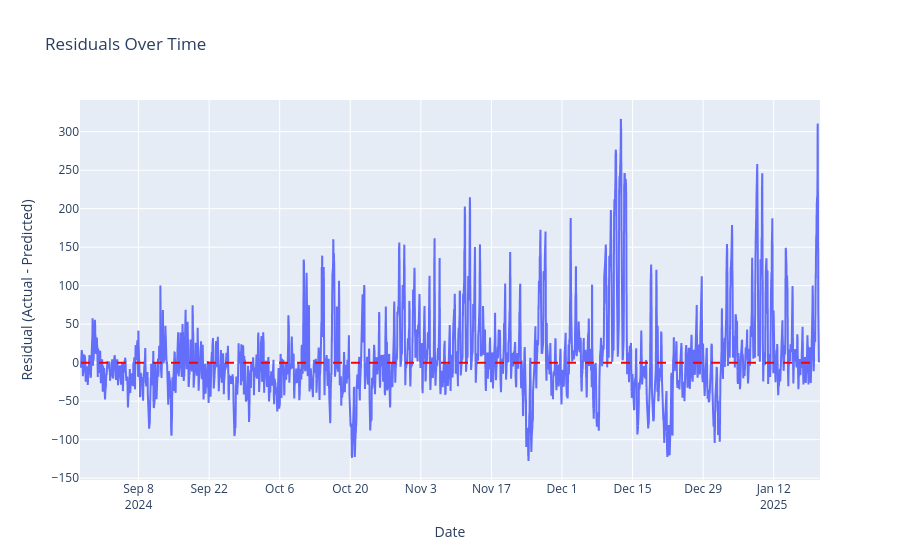
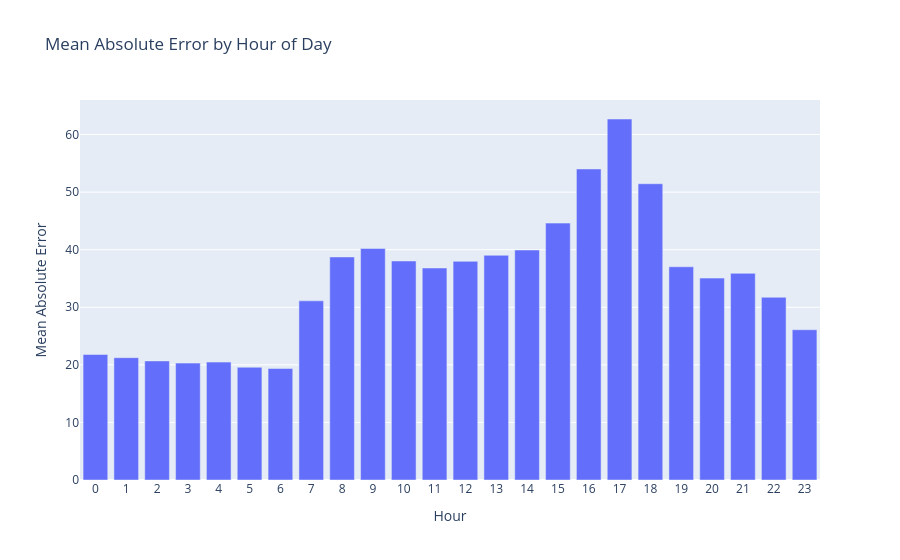
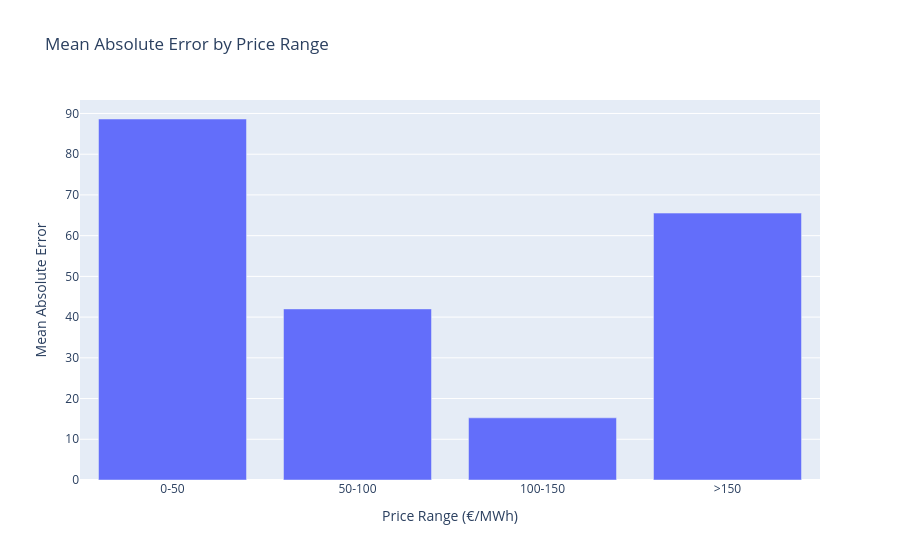

The cell these charts' notebook holds for them, in order:
### Markdown cell above
### Other Analysis

#### PLOT 1: Residuals Over Time
- Calculation: The difference between actual and predicted prices for each point in the test set. 
- Insight: Shows howe prediction errors change over time. Large spikes suggest the model struggles, especially in winter time

#### PLOT 2: MAE by Hour of Day
- Calculation: Find the average absolute error for each hour of the day (0-23).  
- Insight: thjer are patterns in errors across the day, modul performs better at night (0-6) and worse during peak hours (11-17).

#### PLOT 3: MAE by Price Range
- Calculation: Find the average absolute error for different price ranges (0-50, 50-100, 100-150, >150 €/ mega watt hour)  
- Insight: Shows that the model struggles with very low or very high prices but does well in the middle range. IMO we can fix this by just training on 1 year's worth of data.

### Code cell
# Select the lower smoothing model instead of the best RMSE one
lower_smoothing_model = next(
    (model for model in results if model["name"] == "Daily Additive (Lower Smoothing)"), None
)

if lower_smoothing_model:
    print("\nUSING: Daily Additive (Lower Smoothing)")
    print(f"Configuration: {lower_smoothing_model['name']}")
    print(f"RMSE: {lower_smoothing_model['rmse']:.2f}")
    print(f"MAE: {lower_smoothing_model['mae']:.2f}")
    print(f"sMAPE: {lower_smoothing_model['smape']:.2f}%")

    best_preds = lower_smoothing_model["predictions"]
    residuals = test['ISEM DA Price'] - best_preds

    # Prepare data for analysis
    test_copy = test.copy()
    test_copy['hour'] = test_copy.index.hour
    test_copy['abs_residual'] = abs(residuals)
    test_copy['price_range'] = pd.cut(test_copy['ISEM DA Price'], 
                                    bins=[0, 50, 100, 150, float('inf')],
                                    labels=['0-50', '50-100', '100-150', '>150'])

    # 1. Residuals plot
    fig = go.Figure()
    fig.add_trace(go.Scatter(x=test.index, y=residuals, name='Residuals'))
    fig.add_shape(type="line", x0=test.index[0], y0=0, x1=test.index[-1], y1=0, 
                 line=dict(color="red", width=2, dash="dash"))
    fig.update_layout(title='Residuals Over Time', xaxis_title='Date', 
                     yaxis_title='Residual (Actual - Predicted)')
    fig.show()

    # 2. Error by hour
    hourly_error = test_copy.groupby('hour', observed=True)['abs_residual'].mean()
    fig = go.Figure(data=[go.Bar(x=hourly_error.index, y=hourly_error.values)])
    fig.update_layout(title='Mean Absolute Error by Hour of Day', 
                     xaxis_title='Hour', yaxis_title='Mean Absolute Error',
                     xaxis=dict(tickmode='linear', tick0=0, dtick=1))
    fig.show()

    # 3. Error by price range
    price_range_error = test_copy.groupby('price_range', observed=True)['abs_residual'].mean()
    fig = go.Figure(data=[go.Bar(x=price_range_error.index, y=price_range_error.values)])
    fig.update_layout(title='Mean Absolute Error by Price Range',
                     xaxis_title='Price Range (€/MWh)', yaxis_title='Mean Absolute Error')
    fig.show()

### Figure 1 — Plotly figure (JSON) as saved in the notebook; plotly's stock layout.template omitted (floating-point values rounded to 4 significant figures; data arrays with more than 128 entries replaced by an {"elided": "..."} marker saying what was removed)
{"data": [{"name": "Residuals", "type": "scatter", "x": {"elided": "7028 str values"}, "y": {"elided": "7028 float values"}}], "layout": {"autosize": true, "shapes": [{"line": {"color": "red", "dash": "dash", "width": 2}, "type": "line", "x0": "2024-08-27T14:00:00", "x1": "2025-01-20T23:30:00", "y0": 0, "y1": 0}], "title": {"text": "Residuals Over Time"}, "xaxis": {"autorange": true, "range": ["2024-08-27 10:12:20.6048", "2025-01-21 03:17:39.3952"], "title": {"text": "Date"}, "type": "date"}, "yaxis": {"autorange": true, "range": [-152.4, 341.2], "title": {"text": "Residual (Actual - Predicted)"}, "type": "linear"}}}

### Figure 2 — Plotly figure (JSON) as saved in the notebook; plotly's stock layout.template omitted (floating-point values rounded to 4 significant figures)
{"data": [{"type": "bar", "x": [0, 1, 2, 3, 4, 5, 6, 7, 8, 9, 10, 11, 12, 13, 14, 15, 16, 17, 18, 19, 20, 21, 22, 23], "y": [21.8, 21.25, 20.68, 20.3, 20.48, 19.58, 19.37, 31.11, 38.74, 40.21, 38.04, 36.82, 37.98, 39.03, 39.95, 44.62, 54.02, 62.7, 51.46, 37.03, 35.07, 35.9, 31.73, 26.1]}], "layout": {"autosize": true, "title": {"text": "Mean Absolute Error by Hour of Day"}, "xaxis": {"autorange": true, "dtick": 1, "range": [-0.5, 23.5], "tick0": 0, "tickmode": "linear", "title": {"text": "Hour"}, "type": "linear"}, "yaxis": {"autorange": true, "range": [0, 66.0], "title": {"text": "Mean Absolute Error"}, "type": "linear"}}}

### Figure 3 — Plotly figure (JSON) as saved in the notebook; plotly's stock layout.template omitted (floating-point values rounded to 4 significant figures)
{"data": [{"type": "bar", "x": ["0-50", "50-100", "100-150", ">150"], "y": [88.65, 42.01, 15.26, 65.54]}], "layout": {"autosize": true, "title": {"text": "Mean Absolute Error by Price Range"}, "xaxis": {"autorange": true, "range": [-0.5, 3.5], "title": {"text": "Price Range (€/MWh)"}, "type": "category"}, "yaxis": {"autorange": true, "range": [0, 93.31], "title": {"text": "Mean Absolute Error"}, "type": "linear"}}}
